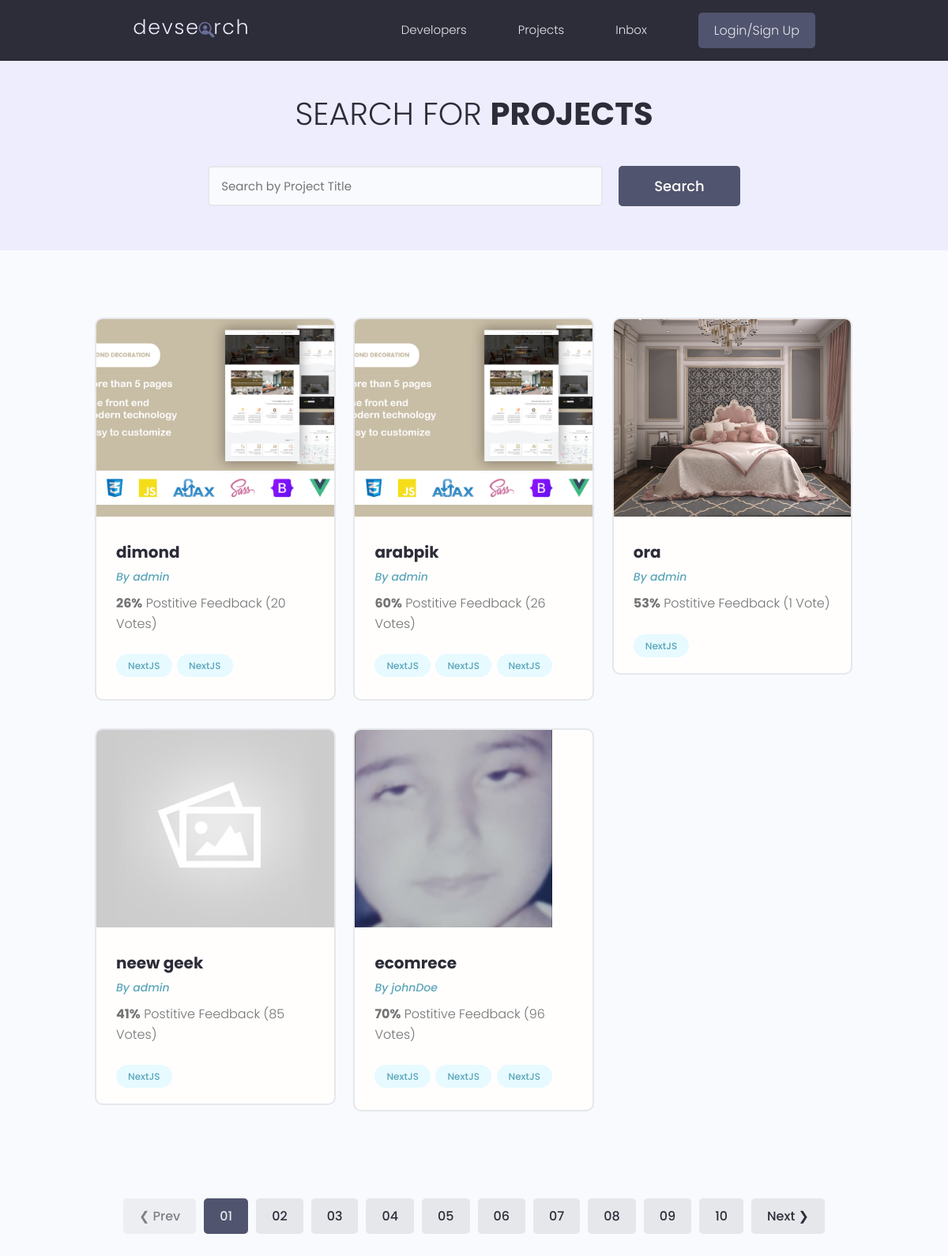
The page /projects/ on the database as committed earlier.
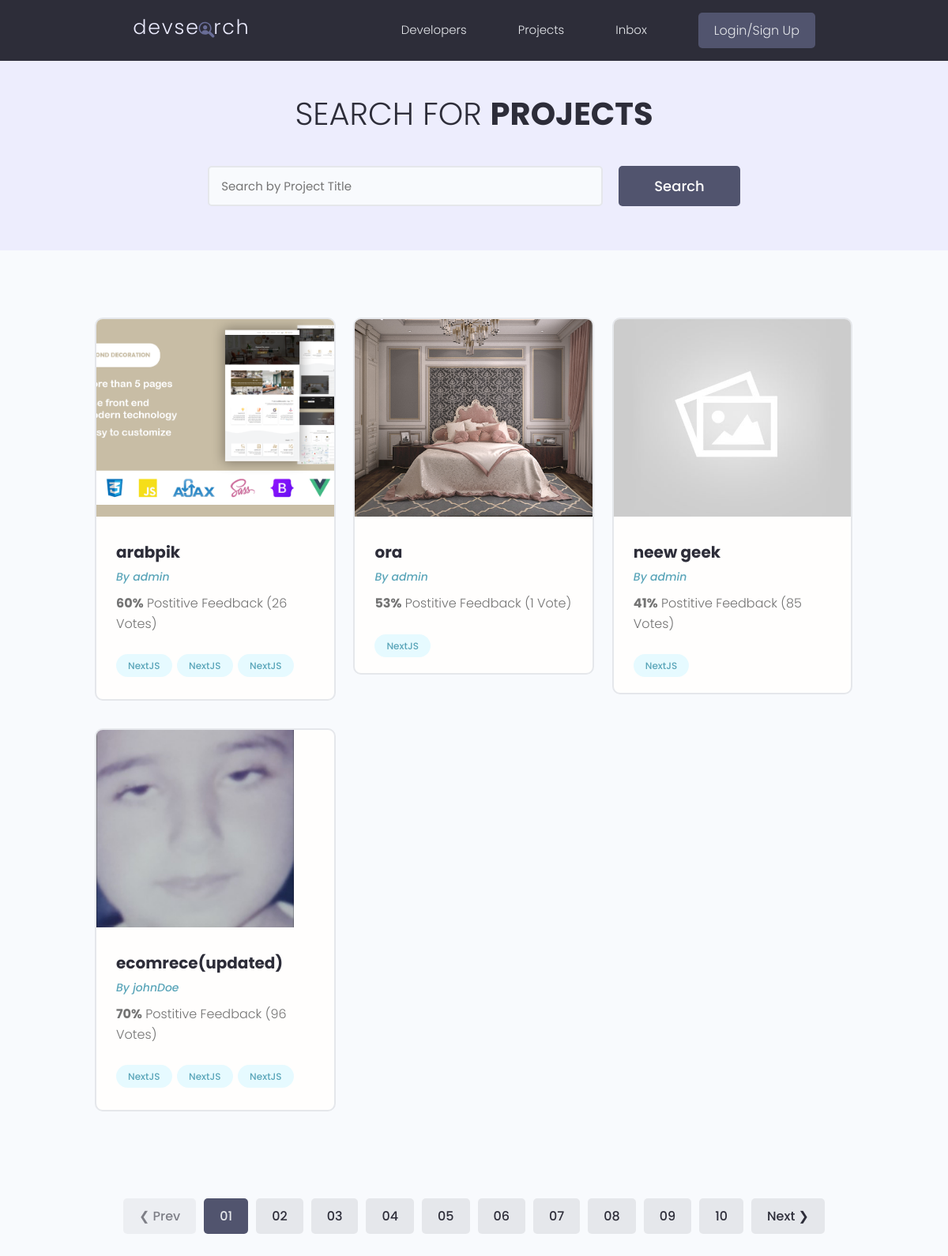
The same page on the database as committed later.
### projects/models.py (models this page shows, shortened)
class Project(models.Model):
    id = models.UUIDField(default=uuid.uuid4, unique=True, primary_key=True, editable=False)
    owner = models.ForeignKey(Profile, null=True, blank=True, on_delete=models.SET_NULL)
    title = models.CharField(max_length=2000)
    description = models.TextField(null=True, blank=True)
    image = models.ImageField(default="default.jpg")
    tags = models.ManyToManyField('Tag', blank=True)
    demo_link = models.URLField(max_length=2000, null=True, blank=True)
    source_link = models.URLField(max_length=2000, null=True, blank=True)
    vote_total = models.IntegerField(default=0, null=True, blank=True)
    vote_ratio = models.IntegerField(default=0, null=True, blank=True)
    created = models.DateTimeField(auto_now_add=True)

class Tag(models.Model):
    id = models.UUIDField(default=uuid.uuid4, unique=True, primary_key=True, editable=False)
    name = models.CharField(max_length=300)
    created = models.DateTimeField(auto_now_add=True)

### users/models.py (models this page shows)
class Profile(models.Model):
    id = models.UUIDField(default=uuid.uuid4, unique=True,
                            primary_key=True, editable=False)
    user = models.OneToOneField(
        User, null=True, blank=True, on_delete=models.CASCADE)
    name = models.CharField(max_length=200, null=True, blank=True)
    user_name = models.CharField(max_length=200, null=True, blank=True)
    email = models.EmailField(null=True, blank=True)
    headline = models.CharField(max_length=800, null=True, blank=True)
    bio = models.TextField(null=True, blank=True)
    location = models.CharField(max_length=200, null=True, blank=True)
    profile_image = models.ImageField(
        null=True, blank=True, upload_to="profiles/", default="profiles/user-default.png")
    social_github = models.URLField(max_length=200, null=True, blank=True)
    social_twitter = models.URLField(max_length=200, null=True, blank=True)
    social_linkedin = models.URLField(max_length=200, null=True, blank=True)
    social_youtube = models.URLField(max_length=200, null=True, blank=True)
    social_website = models.URLField(max_length=200, null=True, blank=True)
    created = models.DateTimeField(auto_now_add=True)
    def __str__(self):
        return str(self.user.username)

### projects/views.py (the view)
# urls.py: path('projects/', include("projects.urls")),
def projects(request):
    projects = Project.objects.all()
    context = {
        "projects": projects,
    }
    return render(request, 'projects/projects.html', context)

### projects/templates/projects/projects.html (shortened to what this page needs)
{% extends 'main.html' %} {% block content %}
<main class="projects">
    <section class="hero-section text-center">
        <div class="container container--narrow">
            <div class="hero-section__box">
                <h2>Search for <span>Projects</span></h2>
            </div>
            <div class="hero-section__search">
                <form class="form" action="#" method="get">
                    <div class="form__field">
                        <input class="input input--text" id="formInput#search" type="text" name="text"
                            placeholder="Search by Project Title" />
                    </div>
                    <input class="btn btn--sub btn--lg" type="submit" value="Search" />
                </form>
            </div>
        </div>
    </section>
    <section class="projectsList">
        <div class="container">
            <div class="grid grid--three">
                {% for project in projects %}
                <div class="column">
                    <div class="card project">
                        <a href="{% url 'project' project.id %}" class="project">
                            <img class="project__thumbnail" src="{{project.image.url}}" alt="project thumbnail" />
                            <div class="card__body">
                                <h3 class="project__title">{{project.title}}</h3>
                                <p><a class="project__author" href="{% url 'user-profile' project.owner.id %}">By {{project.owner}}</a></p>
                                <p class="project--rating">
                                    <span style="font-weight: bold;">{{project.vote_ratio}}%</span> Postitive
                                    Feedback ({{project.vote_total}} Vote{{project.vote_total|pluralize}})
                                </p>
                                <div class="project__tags">
                                    {% for tag in project.tags.all %}
                                    <span class="tag tag--pill tag--main">
                                        <small>NextJS</small>
                                    </span>
                                    {% endfor %}
                                </div>
                            </div>
                        </a>
                    </div>
                </div>
                {% endfor %}
            </div>
        </div>
    </section>
    <div class="pagination">
        <ul class="container">
            <li><a href="#" class="btn btn--disabled">&#10094; Prev</a></li>
            <li><a href="#" class="btn btn--sub">01</a></li>
            <li><a href="#" class="btn">02</a></li>
            <li><a href="#" class="btn">03</a></li>
            <li><a href="#" class="btn">04</a></li>
            <li><a href="#" class="btn">05</a></li>
            <li><a href="#" class="btn">06</a></li>
            <li><a href="#" class="btn">07</a></li>
            <li><a href="#" class="btn">08</a></li>
            <li><a href="#" class="btn">09</a></li>
            <li><a href="#" class="btn">10</a></li>
            <li><a href="#" class="btn">Next &#10095;</a></li>
        </ul>
    </div>
</main>
{% endblock content %}

### templates/main.html (shortened to what this page needs)
{% load static %}
<!DOCTYPE html>
<html lang="en">
<head>
    <link rel="stylesheet" href="https://cdn.iconmonstr.com/1.3.0/css/iconmonstr-iconic-font.min.css" />
    <link rel="stylesheet" href="{% static 'uikit/styles/uikit.css' %}" />
    <link rel="stylesheet" href="{% static 'styles/app.css' %}" />
</head>
<body>
    {% include 'navbar.html' %}
    {% block content %} {% endblock content %}
</body>
</html>

### templates/navbar.html (shortened to what this page needs)
{% load static %}
<header class="header">
    <div class="container container--narrow">
        <a href="{% url 'profiles' %}" class="header__logo">
            <img src="{% static 'images/logo.svg' %}" alt="DevSearch Logo" />
        </a>
        <nav class="header__nav">
            <ul class="header__menu">
                <li class="header__menuItem"><a href="{% url 'profiles' %}">Developers</a></li>
                <li class="header__menuItem"><a href="{% url 'projects' %}">Projects</a></li>
                <li class="header__menuItem"><a href="">Inbox</a></li>
                {% if request.user.is_authenticated %}
                <li class="header__menuItem"><a href="{% url 'account' %}">account</a></li>
                <li class="header__menuItem">
                    <a href="{% url 'logout' %}" class="btn btn--sub">Logout</a>
                </li>
                {% else %}
                <li class="header__menuItem">
                    <a href="{% url 'login' %}" class="btn btn--sub">Login/Sign Up</a>
                </li>
                {% endif %}
            </ul>
        </nav>
    </div>
</header>

### static/styles/app.css (style rules this page uses)
:root { --color-sub: #2d2d39; }
.btn--sub { background-color: var(--color-sub-light); }
.card { border: 2px solid var(--color-light); }
img { width: 100%; }
.header { position: sticky; z-index: 111; background-color: var(--color-sub); padding: 1.5rem 0; }
.header > .container { display: flex; justify-content: space-between; align-items: center; }
.header__logo > img { height: 3.8rem; }
.header__nav > ul { display: inline-flex; align-items: center; list-style: none; gap: 6.5rem; }
.header__menuItem > a { color: var(--color-light); font-weight: 300; }
.hero-section { height: 40vh; display: flex; align-items: center; background-color: var(--color-sub); }
.hero-section__box { margin-bottom: 4rem; }
.hero-section__box > h2, .hero-section__box > h2 > span { font-size: 4rem; color: var(--color-light); line-height: 1.3; text-transform: uppercase; }
.hero-section__box > h2 { font-weight: 300; }
.hero-section__box > h2 > span { font-weight: 700; }
.hero-section__search > .form { display: flex; align-items: center; justify-content: center; gap: 2rem; }
.hero-section__search > .form input.input--text { width: 50rem; }
.pagination { margin-top: 8rem; margin-bottom: 10rem; }
.pagination > ul { flex-wrap: wrap; list-style: none; display: flex; align-items: center; justify-content: center; gap: 1rem; }
.pagination .btn { color: var(--color-sub); }
.pagination .btn.btn--sub { color: var(--color-light); }
.project__author { font-size: 1.4rem; font-style: italic; }
.project--rating { margin-bottom: 1.6em; margin-top: .5em; }
.projects > .hero-section { background: var(--color-sub-lighter); height: 30vh; }
.projects .hero-section__box { margin-bottom: 2.5rem; }
.projects .hero-section__box > h2 { color: var(--color-sub); }
.projects .hero-section__box > h2 > span { font-weight: 700; color: var(--color-sub); }
.projectsList { margin-top: 8rem; }
.project__thumbnail { height: 25rem; object-fit: cover; object-position: top center; }
.project__title { font-size: 2rem; font-weight: 700; color: var(--color-sub); }

### static/uikit/styles/modules/_variables.css (style rules this page uses)
:root { --color-main: #5aa5b9; --color-main-light: #e6faff; --color-sub: #3f4156; --color-sub-light: #51546e; --color-sub-lighter: #ededfd; --color-text: #737373; --color-gray: #8b8b8b; --color-light: #e5e7eb; --color-light-gray: #767676; --color-bg: #f8fafd; --color-white: #fffefd; --color-white-light: #f3f3f3; --color-success: #359e64; --color-success-bg: #def8e8; --color-error: #fc4b0b; --color-error-bg: #fff2ee; --font-base: 'Poppins', arial, helvetica, 'Segoe UI', roboto, ubuntu, sans-serif; --font-monospace: 'Fira Code', 'Courier New', courier, monospace; --font-regular: 300; --font-medium: 500; --font-bold: 700; --generic-shadow: 1px 1px 5px #00000010; --generic-transition: all 0.3s ease-in-out; }

### static/uikit/styles/modules/_base.css (style rules this page uses)
* { margin: 0; padding: 0; box-sizing: border-box; text-rendering: optimizeLegibility; color: inherit; font-size: inherit; }
html { font-size: 50%; }
@media only screen and (min-width: 480px) { html { font-size: 56.25%; } }
@media only screen and (min-width: 1200px) { html { font-size: 62.5%; } }
body { line-height: 1.6; font-weight: 400; font-size: 1.5rem; color: var(--color-text); background-color: var(--color-bg); min-height: 100vh; }

### static/uikit/styles/modules/_typography.css (style rules this page uses)
* { font-family: var(--font-base); }
h2 { font-size: 3.6rem; font-weight: var(--font-bold); }
h3 { font-size: 3.2rem; font-weight: var(--font-medium); }
p, span, strong { font-size: 1.6rem; color: var(--color-text); font-weight: var(--font-regular); }
a { padding-bottom: 2px; text-decoration: none; display: inline-block; color: var(--color-main); font-weight: var(--font-medium); }

### static/uikit/styles/modules/_utilities.css (style rules this page uses)
.container { width: 92%; max-width: 165rem; margin: 0 auto; box-sizing: border-box; }
.container--narrow { width: 92%; max-width: 120rem; }
@media screen and (min-width: 1000px) { .container { width: 90%; } }
@media screen and (min-width: 1000px) { .container--narrow { width: 85%; } }
@media screen and (min-width: 1200px) { .container { width: 80%; } }
@media screen and (min-width: 1200px) { .container--narrow { width: 72%; } }
.text-center { text-align: center; }

### static/uikit/styles/modules/_card.css (style rules this page uses)
.card { border-radius: 1rem; background-color: var(--color-white); border: 1.5px solid var(--color-light); width: auto; height: auto; margin-top: 0.5rem; margin-bottom: 0.5rem; overflow: hidden; }
.card__body, .card__header { padding: 2rem 2.5rem; }

Rows that differ between the two databases and show on the page:
removed Project: image (picture), title "dimond", owner "admin", vote_ratio "26", vote_total "20"
changed Project "johnDoe": title "ecomrece" → "ecomrece(updated)"
